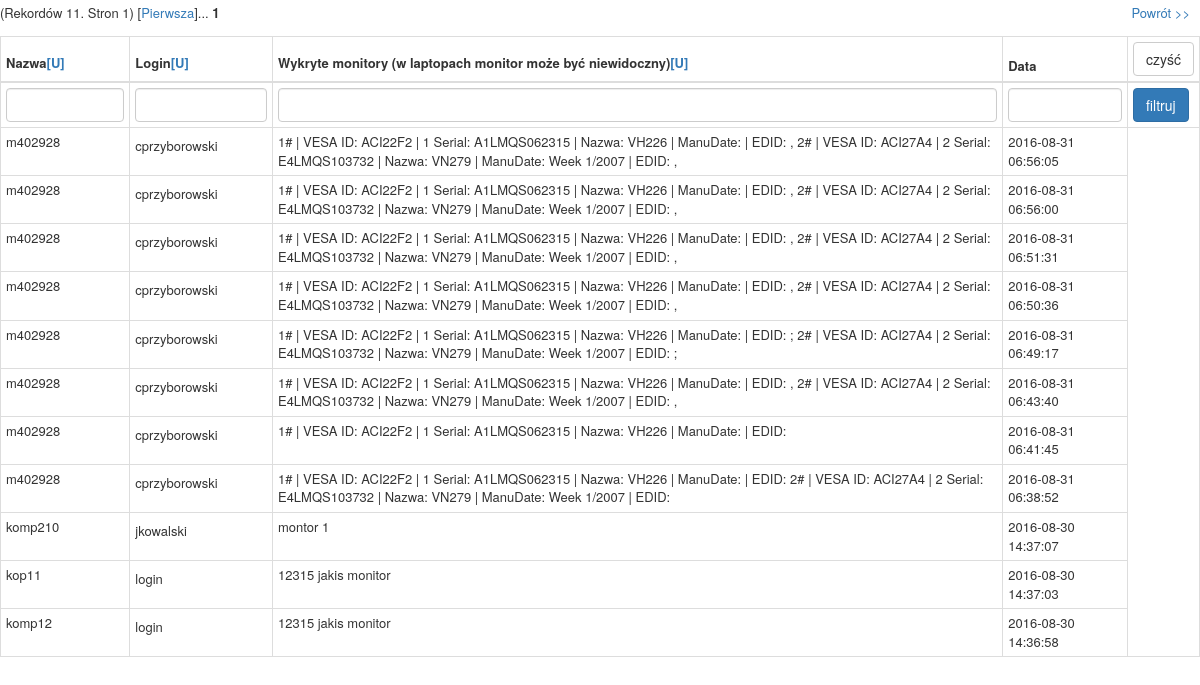
/inne.php, run on the app's committed database.
### tables this page shows
CREATE TABLE IF NOT EXISTS `inne` (
  `id` int(11) NOT NULL,
  `nazwa` varchar(128) DEFAULT NULL,
  `login` varchar(128) DEFAULT NULL,
  `monitor` text,
  `data` timestamp NOT NULL DEFAULT CURRENT_TIMESTAMP ON UPDATE CURRENT_TIMESTAMP
);

### include/session.php (called while the page is built, shortened)
<?php
class Session
{
    public static function get($key)
    {
        if (isset($_SESSION[$key]))
        return $_SESSION[$key];
    }
}

### include/baza.php (called while the page is built, shortened)
<?php
class DB {
    private $link = null;
    static $inst = null;
    public function __construct($dbHost = DB_HOST, $dbUser = DB_USER, $dbPass = DB_PASS, $dbName = DB_NAME) {
        try {
            $this->link = new mysqli($dbHost, $dbUser, $dbPass, $dbName);
            $this->link->set_charset("utf8");
        } catch (Exception $e) {
            die('Unable to connect to database');
        }
    }
    public function get_results($query, $object = false) {
        $results = $this->link->query($query);
        if ($this->link->error) {
            $this->log_db_errors($this->link->error, $query);
            return false;
        } else {
            $row = array();
            while ($r = (!$object ) ? $results->fetch_assoc() : $results->fetch_object()) {
                $row[] = $r;
            }
            return $row;
        }
    }
    static function getInstance() {
        if (self::$inst == null) {
            self::$inst = new DB();
        }
        return self::$inst;
    }
}

### inne.php (the view, shortened to what this page needs)
<?php
include_once 'include/header.php';
$adres_tmp = basename($_SERVER['PHP_SELF']) . "?";
$adres_url = ( isset($_SERVER['HTTPS']) && $_SERVER['HTTPS'] == 'on' ? 'https' : 'http' ) . '://' . $_SERVER['HTTP_HOST'] . $_SERVER["REQUEST_URI"];
echo " <div class=\"topright\"><a href=\"". Session::get("AdresPowrotu"). "\"> Powrót >></a></div> ";
$TB_nazwa=TB_INNE;
$data="";
$filtr = "";
if ((isset($_GET["strona"]) and ( !(empty($_GET["strona"]))))) {
    $strona = $_GET["strona"];
} else {
    $strona = 1;
}
$numer = Session::get("numer");
$login = Session::get("login");
$monitor = Session::get("monitor");
$database = DB::getInstance();
$query = "SELECT COUNT(*) as ile FROM `$TB_nazwa` $filtr ";
$results = $database->get_results($query);
$wierszy = floatval($results[0]['ile']);
$stron = (intval($wierszy / 100)) + 1;
$query = "SELECT * FROM `$TB_nazwa` $filtr  ORDER BY id DESC LIMIT " . ($strona - 1) * 100 . ",100 ";
$results = $database->get_results($query);
echo "<p>" ;
include 'paginacja.php';
echo "</p><div>    <table class=\"table table-bordered table-hover table-condensed \" style=\ width: 100%;\" >
                <thead style=\"  white-space: nowrap; \"><tr><th>Nazwa<a href = \"unique.php?unike=nazwa&inne=1\">[U]</a></th>
                <th>Login<a href = \"unique.php?unike=monitor&inne=1\">[U]</a></th>
                <th>Wykryte monitory (w laptopach monitor może być niewidoczny)<a href = \"unique.php?unike=monitor&inne=1\">[U]</a></th>
                <th>Data</th>
                <form method=\"post\" action=\"$adres_tmp\" enctype=\"multipart/form-data\"><td>"
 . "<input type=\"submit\"  class=\"btn btn-default\" value=\"czyść\">"
 . "<input type=\"hidden\" value=\"1\"  name=\"czysc\"></td></form>
            <form method=\"post\" action=\"$adres_url\" enctype=\"multipart/form-data\"></thead>"
  ?>
<?php
echo "<tbody><tr><td><input class=\"form-control\" type=\"text\" value=\"$numer\" name=\"numer\"  class=\"inputbox\"></td>
                <td><input class=\"form-control\" type=\"text\" value=\"$login\" name=\"login\"  class=\"inputbox\"></td>
                <td><input class=\"form-control\" type=\"text\" value=\"$monitor\" name=\"monitor\"  class=\"inputbox\"></td>
                <td><input class=\"form-control\" type=\"text\" value=\"$data\"  name=\"data\"  class=\"inputbox\"></td>
                <td><input class=\"btn btn-primary\" type=\"submit\"   value=\"filtruj\">
                <input type=\"hidden\" value=\"$strona\" name=\"strona\">
            <input type=\"hidden\" value=\"1\" name=\"filtruje\">
            </form>";
foreach ($results as $row) {
    echo "<tr><td>" . $row['nazwa'] . "</td><td><div id=\"" .$row['login']. "\" onmousedown=\"javascript:zmienText(this,'". $row['login'] . "')\">".$row['login'].'</div></td><td>' . $row['monitor'] . '</td><td>'
 . $row['data'] . "</td>";
}
echo '</tbody></table></div>';
?>
    </body>

### include/header.php (shortened to what this page needs)
<?php
$root_serwera = ( isset($_SERVER['HTTPS']) && $_SERVER['HTTPS'] == 'on' ? 'https' : 'http' ) . '://' . $_SERVER['HTTP_HOST'] . "/" . explode("/", $_SERVER['PHP_SELF'])[1] . "/";
?>
<!DOCTYPE html PUBLIC "-//W3C//DTD XHTML 1.0 Strict//EN" "http://www.w3.org/TR/xhtml1/DTD/xhtml1-strict.dtd">
<html xmlns="http://www.w3.org/1999/xhtml">
    <head>
        <link rel="stylesheet" href="<?php echo $root_serwera; ?>css/bootstrap.css" />
        <link rel="stylesheet" href="<?php echo $root_serwera; ?>css/style.css" />
    </head>
    <body>

### paginacja.php (shortened to what this page needs)
<?php
echo "(Rekordów $wierszy. Stron ". $stron .")";
    print(" [<a href = '". $adres_tmp ."strona=1 '>Pierwsza</a>]... ");
for ($i=-20; $i<20 ; $i++)
{
    $tmp22=$strona+$i;
 if (($tmp22 > 0) and ($tmp22 <= $stron) and ($i <> 0 ) ) { echo (" <a href='".$adres_tmp. "strona=$tmp22'> [$tmp22] </a>"); }
 elseif ($i == 0) { echo "<b> $tmp22 </b>"; }
}

### css/style.css (style rules this page uses)
* { font-size: 13px; line-height: 2; }
.topright { position: absolute; top: 0px; right: 10px; }

### data on the page
inne: nazwa "m402928", login "cprzyborowski", monitor "1# | VESA ID: ACI22F2 | 1 Serial: A1LMQS062315 | Nazwa: VH226 | ManuDate: | EDID: , 2# | VESA ID: ACI27A4 | 2 Serial: E4LMQS103732 | Nazwa: VN279 | ManuDate: Week 1/2007 | EDID: ,", data "2016-08-31 06:56:05"
inne: nazwa "m402928", login "cprzyborowski", monitor "1# | VESA ID: ACI22F2 | 1 Serial: A1LMQS062315 | Nazwa: VH226 | ManuDate: | EDID: , 2# | VESA ID: ACI27A4 | 2 Serial: E4LMQS103732 | Nazwa: VN279 | ManuDate: Week 1/2007 | EDID: ,", data "2016-08-31 06:56:00"
inne: nazwa "m402928", login "cprzyborowski", monitor "1# | VESA ID: ACI22F2 | 1 Serial: A1LMQS062315 | Nazwa: VH226 | ManuDate: | EDID: , 2# | VESA ID: ACI27A4 | 2 Serial: E4LMQS103732 | Nazwa: VN279 | ManuDate: Week 1/2007 | EDID: ,", data "2016-08-31 06:51:31"
inne: nazwa "m402928", login "cprzyborowski", monitor "1# | VESA ID: ACI22F2 | 1 Serial: A1LMQS062315 | Nazwa: VH226 | ManuDate: | EDID: , 2# | VESA ID: ACI27A4 | 2 Serial: E4LMQS103732 | Nazwa: VN279 | ManuDate: Week 1/2007 | EDID: ,", data "2016-08-31 06:50:36"
inne: nazwa "m402928", login "cprzyborowski", monitor "1# | VESA ID: ACI22F2 | 1 Serial: A1LMQS062315 | Nazwa: VH226 | ManuDate: | EDID: ; 2# | VESA ID: ACI27A4 | 2 Serial: E4LMQS103732 | Nazwa: VN279 | ManuDate: Week 1/2007 | EDID: ;", data "2016-08-31 06:49:17"
inne: nazwa "m402928", login "cprzyborowski", monitor "1# | VESA ID: ACI22F2 | 1 Serial: A1LMQS062315 | Nazwa: VH226 | ManuDate: | EDID: , 2# | VESA ID: ACI27A4 | 2 Serial: E4LMQS103732 | Nazwa: VN279 | ManuDate: Week 1/2007 | EDID: ,", data "2016-08-31 06:43:40"
inne: nazwa "m402928", login "cprzyborowski", monitor "1# | VESA ID: ACI22F2 | 1 Serial: A1LMQS062315 | Nazwa: VH226 | ManuDate: | EDID:", data "2016-08-31 06:41:45"
inne: nazwa "m402928", login "cprzyborowski", monitor "1# | VESA ID: ACI22F2 | 1 Serial: A1LMQS062315 | Nazwa: VH226 | ManuDate: | EDID: 2# | VESA ID: ACI27A4 | 2 Serial: E4LMQS103732 | Nazwa: VN279 | ManuDate: Week 1/2007 | EDID:", data "2016-08-31 06:38:52"
inne: nazwa "komp210", login "jkowalski", monitor "montor 1", data "2016-08-30 14:37:07"
inne: nazwa "kop11", login "login", monitor "12315 jakis monitor", data "2016-08-30 14:37:03"
inne: nazwa "komp12", login "login", monitor "12315 jakis monitor", data "2016-08-30 14:36:58"

### other printed values
$wierszy "11"
$stron "1"
$tmp22 "1"
